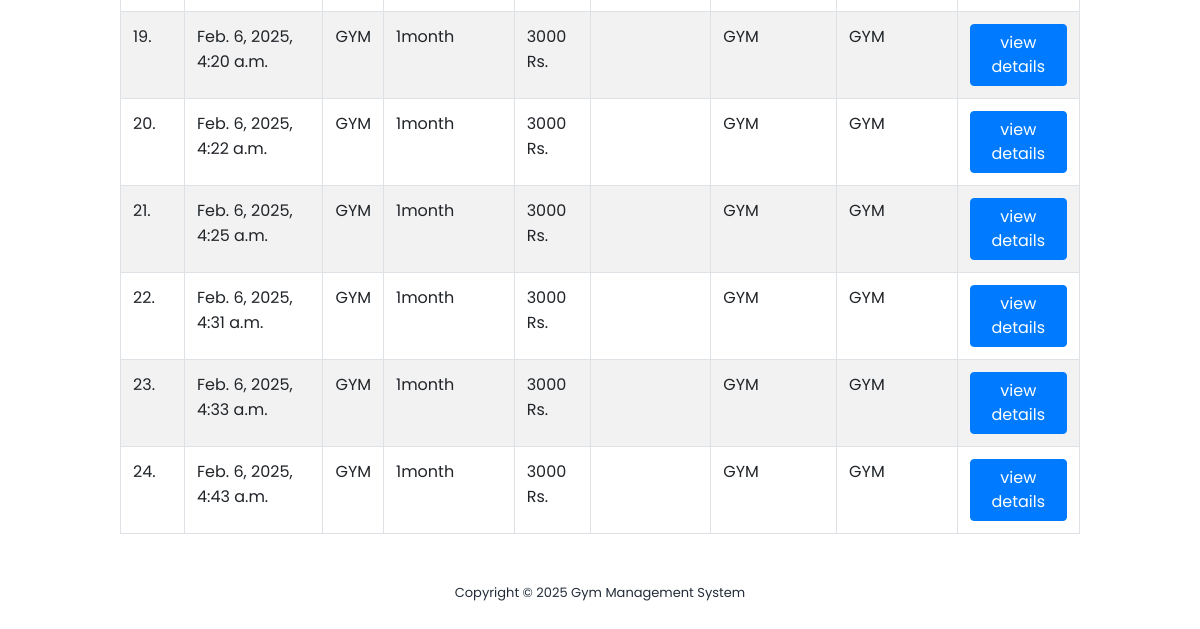
The page /booking_history/ (signed in, lower part) on the database as committed earlier.
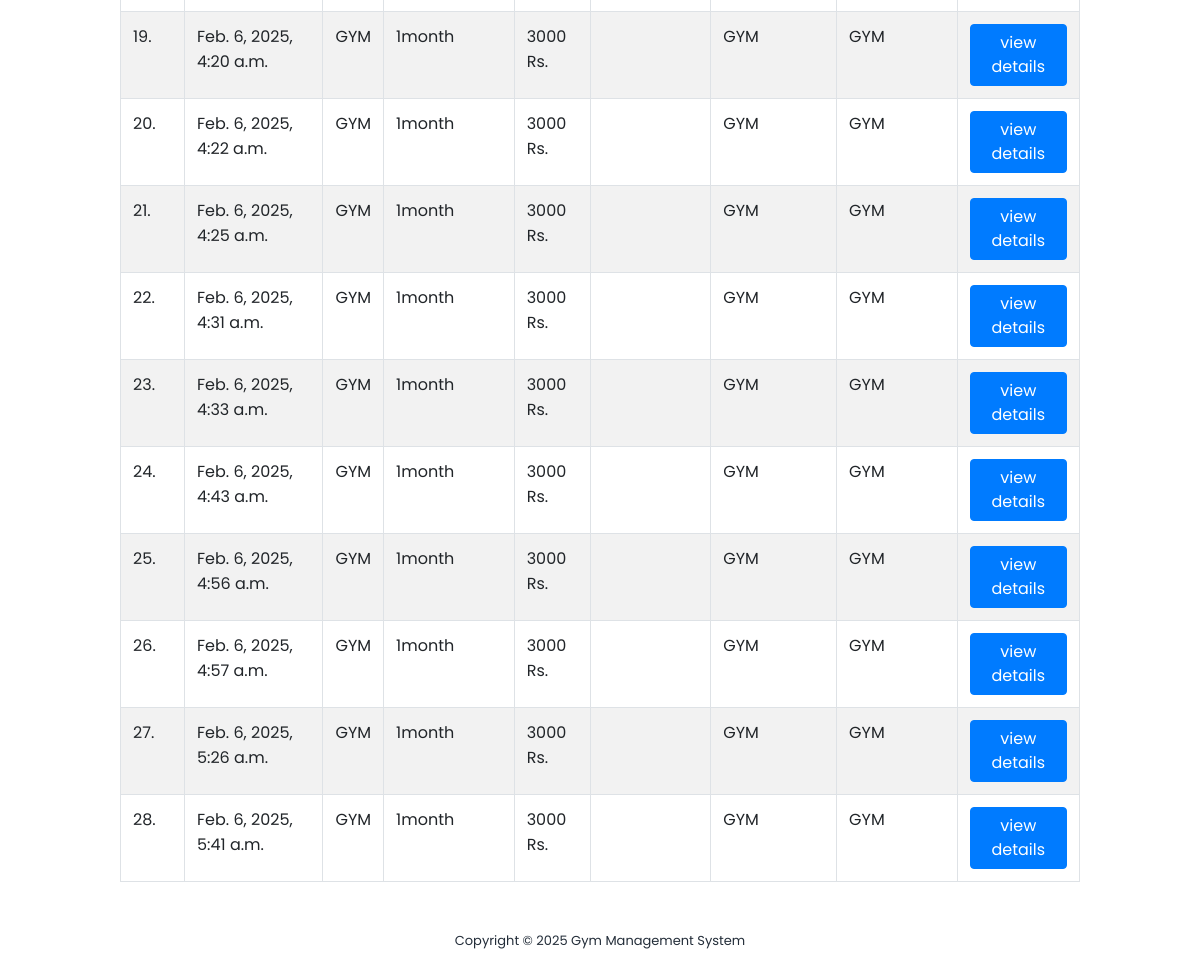
The same page on the database as committed later.
### app/models.py (models this page shows, shortened)
class Booking(models.Model):
    package = models.ForeignKey(Package, on_delete=models.CASCADE, null=True, blank=True)
    register = models.ForeignKey(Signup, on_delete=models.CASCADE, null=True, blank=True)
    bookingnumber = models.CharField(max_length=100, null=True, blank=True)
    status = models.IntegerField(choices=STATUS, default=1)
    creationdate = models.DateTimeField(auto_now_add=True)

class Package(models.Model):
    category = models.ForeignKey(Category, on_delete=models.CASCADE, null=True)
    packagename = models.ForeignKey(Packagetype, on_delete=models.CASCADE, null=True)
    titlename = models.CharField(max_length=200, null=True)
    packageduration = models.CharField(max_length=50, null=True)
    price = models.CharField(max_length=200, null=True)
    description = models.CharField(max_length=200, null=True)
    creationdate = models.DateTimeField(auto_now_add=True)

class Category(models.Model):
    categoryname = models.CharField(max_length=200, null=True)
    status = models.CharField(max_length=300, null=True)
    creationdate = models.DateTimeField(auto_now_add=True)

class Packagetype(models.Model):
    category = models.ForeignKey(Category, on_delete=models.CASCADE, null=True)
    packagename = models.CharField(max_length=200, null=True)
    creationdate = models.DateTimeField(auto_now_add=True)
    def __str__(self):
        return self.packagename

### app/views.py (the view)
# urls.py: path('booking_history/', booking_history, name='booking_history'),
@login_required(login_url='/user_login/')
def booking_history(request):
    data = Signup.objects.get(user=request.user)
    data = Booking.objects.filter(register=data)
    return render(request, "booking_history.html", locals())

### templates/booking_history.html (shortened to what this page needs)
{% load static %}
<html lang="en">
<head>
    <link rel="stylesheet" type="text/css" href="{% static 'assets/css/bootstrap.min.css' %}">
    <link rel="stylesheet" type="text/css" href="{% static 'assets/css/font-awesome.css' %}">
    <link rel="stylesheet" href="{% static 'assets/css/templatemo-training-studio.css' %}">
</head>
<body>
<section class="section" id="admin">
    <div class="table-responsive" align="center">
			<table id="example" class="table table-striped table-bordered" style="width:80%">
				<tbody>
				{% for i in data %}
				<tr>
					<td>{{forloop.counter}}.</td>
					<td>{{i.creationdate}}</td>
                    <td>{{i.package.titlename}}</td>
                    <td>{{i.package.packageduration}}</td>
                    <td>{{i.package.price}} Rs.</td>
                    <td>{{i.package.description|safe}}</td>
					<td>{{i.package.category.categoryname}}</td>
                    <td>{{i.package.packagename}}</td>
					<td>
						 <a href="{% url 'booking_detail' i.id %}">
							 <button type="button" class="btn btn-primary">view details</button>
						 </a>
					</td>
				</tr>
				 {% endfor %}
			</table>
</div>
</section>
<footer>
    <div class="container">
        <div class="row">
            <div class="col-lg-12">
                <p>Copyright &copy;
                    Gym Management System
                </p>
            </div>
        </div>
    </div>
</footer>
</body>
</html>

Rows that differ between the two databases and show on the page:
added Booking: creationdate "Feb. 6, 2025, 4:56 a.m.", package.titlename "GYM", package.packageduration "1month", package.price "3000", package.category.categoryname "GYM", package.packagename "GYM"
added Booking: creationdate "Feb. 6, 2025, 4:57 a.m.", package.titlename "GYM", package.packageduration "1month", package.price "3000", package.category.categoryname "GYM", package.packagename "GYM"
added Booking: creationdate "Feb. 6, 2025, 5:26 a.m.", package.titlename "GYM", package.packageduration "1month", package.price "3000", package.category.categoryname "GYM", package.packagename "GYM"
added Booking: creationdate "Feb. 6, 2025, 5:41 a.m.", package.titlename "GYM", package.packageduration "1month", package.price "3000", package.category.categoryname "GYM", package.packagename "GYM"
